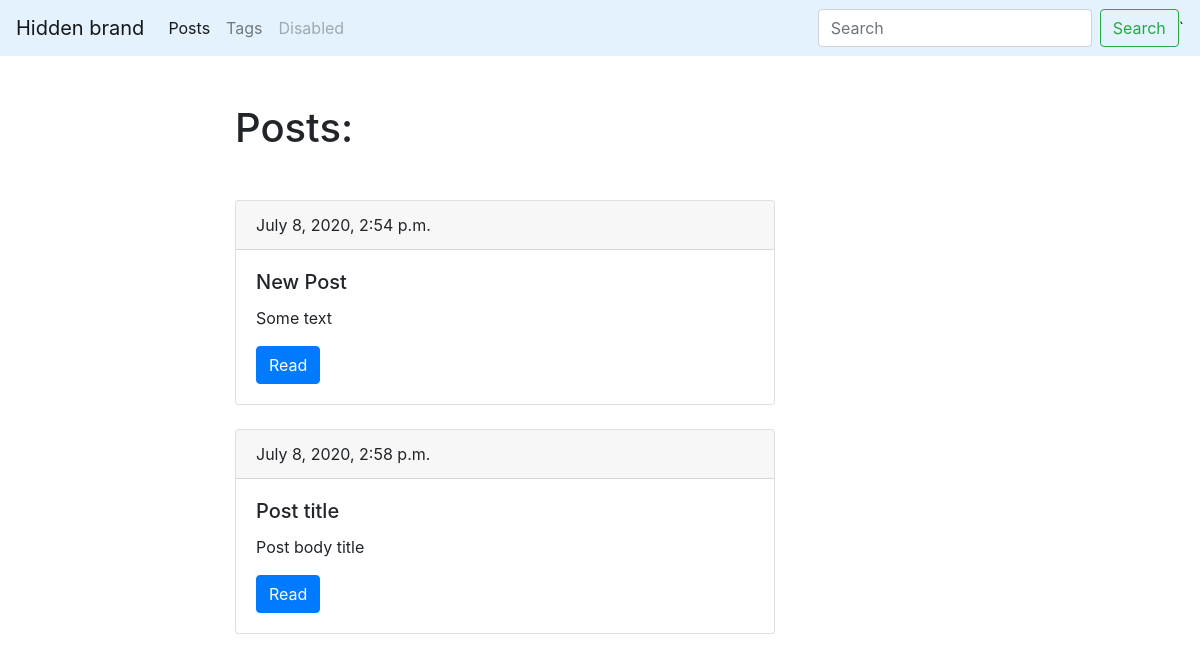
Screenshot of /blog/ with the database file from the repository.
### blog/models.py (models this page shows, shortened)
class Post(models.Model):
    title = models.CharField(max_length=150, db_index=True)
    slug = models.SlugField(max_length=150, unique=True)
    body = models.TextField(blank=True, db_index=True)
    date_pub = models.DateTimeField(auto_now_add=True)
    tags = models.ManyToManyField('Tag', blank=True, related_name='posts')
    def get_absolute_url(self):
        return reverse('post_detail_url', kwargs={'slug': self.slug})

### blog/views.py (the view)
# urls.py: path('', post_list, name='post_list_url'),
def post_list(request):
    posts = Post.objects.all()
    return render(request, 'blog/index.html', context={'posts': posts, "request": request})

### blog/templates/blog/index.html (shortened to what this page needs)
{% extends 'blog/base_blog.html' %}
{% block content %}
    <h1 class="mb-5">Posts:</h1>
    {% for post  in posts %}
      <div class="card mt-4">
          <div class="card-header">
            {{ post.date_pub }}
          </div>
          <div class="card-body">
            <h5 class="card-title">{{ post.title }}</h5>
            <p class="card-text">{{ post.body|truncatewords:15 }}</p>
            <a href="{{ post.get_absolute_url }}" class="btn btn-primary">Read</a>
          </div>
      </div>
    {% endfor %}
{% endblock %}

### rows the page displays
Post: date_pub "July 8, 2020, 2:54 p.m.", title "New Post", body "Some text"
Post: date_pub "July 8, 2020, 2:58 p.m.", title "Post title", body "Post body title"
